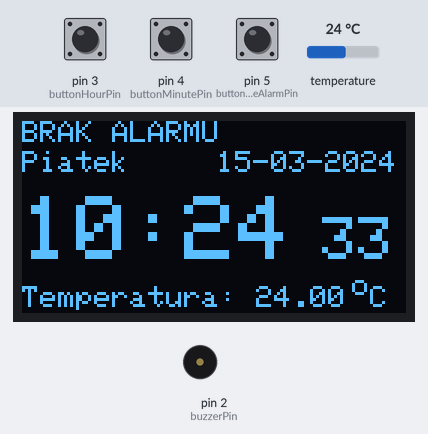
Recording of a sketch running on a simulated Arduino Uno, built with avr-gcc and run on an emulated ATmega328P. Parts: 128×64 one-colour display, buzzer (waves = sounding, pin HIGH). The inputs (shaded band) are chosen by the test bench; at power-on: pin 5 (buttonToggleAlarmPin) HIGH, pin 3 (buttonHourPin) HIGH, pin 4 (buttonMinutePin) HIGH, temperature 24 °C. The display library's start-up logo is not drawn; the local clock reads 2024-03-15 10:24:30 at power-on unless the sketch sets it; EEPROM starts erased; what the sketch prints to the serial monitor is not drawn.

Above: at 3.2 s.
3.3 s: pin 5 (buttonToggleAlarmPin) pulled LOW for 0.15 s
At 4.3 s:
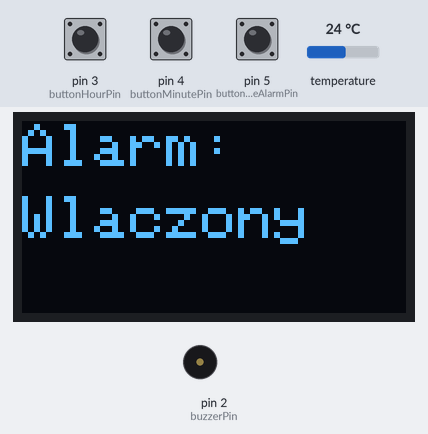
6.4 s: pin 3 (buttonHourPin) pulled LOW for 3.2 s
At 10.1 s:
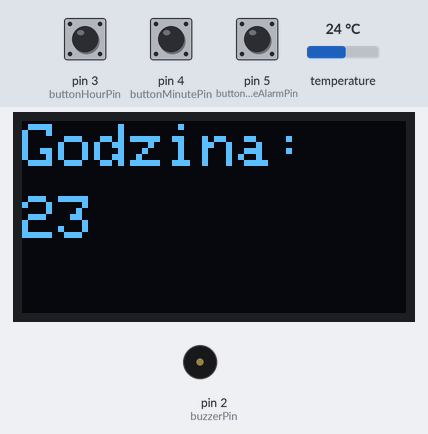
11.1 s: pin 5 (buttonToggleAlarmPin) pulled LOW for 1 s
At 13.1 s:
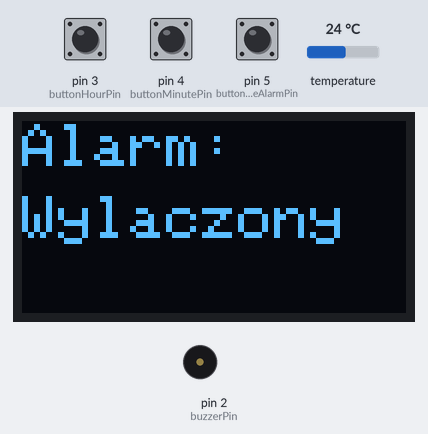
15.1 s: pin 4 (buttonMinutePin) pulled LOW for 0.15 s
At 16.3 s:
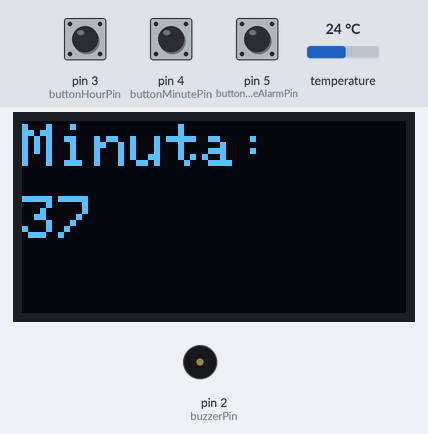
18.2 s: pin 4 (buttonMinutePin) pulled LOW for 1 s
At 19.4 s:
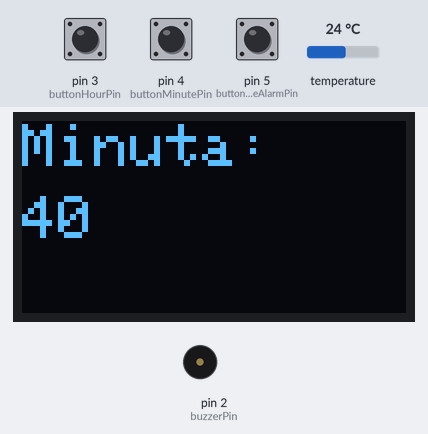
22.2 s: pin 5 (buttonToggleAlarmPin) pulled LOW for 0.15 s
At 28.8 s:
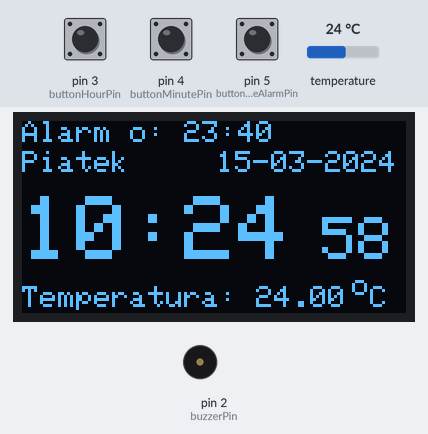
Timing chart, 0 to 29.6 s (numbered marks = the images above; inputs shaded):
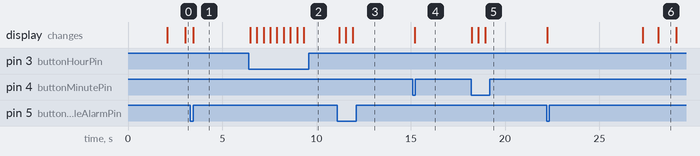

The sketch:

OLED_zegar_V6.ino
```cpp
#include <Wire.h>
#include <Adafruit_GFX.h>
#include <Adafruit_SSD1306.h>
#include <RTClib.h>
#include <EEPROM.h>

#define SCREEN_WIDTH 128
#define SCREEN_HEIGHT 64
#define OLED_RESET -1
#define OLED_I2C_ADDRESS 0x3C // Adres I2C dla SSD1306

Adafruit_SSD1306 display(SCREEN_WIDTH, SCREEN_HEIGHT, &Wire, OLED_RESET);
RTC_DS3231 rtc; // Zmień na RTC_DS1307 jeśli używasz DS1307

const char* daysOfTheWeek[] = {"Niedziela", "Poniedzi.", "Wtorek", "Sroda", "Czwartek", "Piatek", "Sobota"};
int alarmHour = 14; // Ustawienie początkowej godziny budzika
int alarmMinute = 36;
const int buzzerPin = 2; // Używamy pinu D2 dla brzęczyka
const int buttonHourPin = 3; // Pin dla przycisku ustawienia godziny
const int buttonMinutePin = 4; // Pin dla przycisku ustawienia minut
const int buttonToggleAlarmPin = 5; // Pin dla przycisku włączania/wyłączania alarmu
bool alarmTriggered = false;
bool alarmEnabled = true; // Zmienna przechowująca stan alarmu (włączony/wyłączony)
unsigned long alarmStartTime = 0;
unsigned long lastBuzzerToggle = 0;
unsigned long lastButtonPress = 0;
unsigned long lastSerialUpdate = 0; // Do kontrolowania wysyłania danych co 5 sekund
bool buzzerState = false;
bool settingAlarm = false;

void setup() {
  // Inicjalizacja portu szeregowego
  Serial.begin(9600);

  // Inicjalizacja RTC
  if (!rtc.begin()) {
    Serial.println("Nie można znaleźć RTC");
    while (1);
  }

  // Inicjalizacja ekranu OLED
  if(!display.begin(SSD1306_SWITCHCAPVCC, OLED_I2C_ADDRESS)) {
    Serial.println(F("SSD1306 allocation failed"));
    for(;;);
  }

  // Inicjalizacja brzęczyka
  pinMode(buzzerPin, OUTPUT);
  digitalWrite(buzzerPin, LOW); // Wyłączenie brzęczyka na początku

  // Inicjalizacja przycisków
  pinMode(buttonHourPin, INPUT_PULLUP);
  pinMode(buttonMinutePin, INPUT_PULLUP);
  pinMode(buttonToggleAlarmPin, INPUT_PULLUP);

  // Odczytanie ustawionego alarmu z EEPROM
  alarmHour = EEPROM.read(0);  // Odczyt godziny alarmu z EEPROM
  alarmMinute = EEPROM.read(1);  // Odczyt minuty alarmu z EEPROM
  alarmEnabled = EEPROM.read(2) == 1; // Odczyt stanu alarmu z EEPROM i konwersja na boolean

  // Sprawdzenie czy odczytane wartości są prawidłowe, jeśli nie, ustaw domyślne
  if (alarmHour > 23) alarmHour = 14;  // Domyślna godzina alarmu
  if (alarmMinute > 59) alarmMinute = 36;  // Domyślna minuta alarmu

  display.display();
  delay(2000); // Opóźnienie na rozruch ekranu
  display.clearDisplay();
}

void loop() {
  DateTime now = rtc.now();

  // Sprawdzenie przycisków
  if (digitalRead(buttonHourPin) == LOW) {
    alarmHour = (alarmHour + 1) % 24;
    EEPROM.write(0, alarmHour);  // Zapis godziny alarmu do EEPROM
    lastButtonPress = millis();
    settingAlarm = true;
    display.clearDisplay();
    display.setTextSize(2);
    display.setTextColor(SSD1306_WHITE);
    display.setCursor(0, 1);
    display.print("Godzina: ");
        display.setTextSize(3);
                display.setCursor(0, 25);
//    if (alarmHour < 10) display.print('0'); // nie wiem za duża
    display.setTextSize(2);
    display.print(alarmHour);
    display.display();
    delay(200); // Debouncing delay
  }

  if (digitalRead(buttonMinutePin) == LOW) {
    alarmMinute = (alarmMinute + 1) % 60;
    EEPROM.write(1, alarmMinute);  // Zapis minuty alarmu do EEPROM
    lastButtonPress = millis();
    settingAlarm = true;
    display.clearDisplay();
    display.setTextSize(2);
    display.setTextColor(SSD1306_WHITE);
    display.setCursor(0, 1);
    display.print("Minuta: ");
        display.setTextSize(3);
                display.setCursor(0, 25);
//    if (alarmMinute < 10) display.print('0'); // nie wiem za duża
    display.setTextSize(2);
    display.print(alarmMinute);
    display.display();
    delay(200); // Debouncing delay
  }

  if (digitalRead(buttonToggleAlarmPin) == LOW) {
    alarmEnabled = !alarmEnabled; // Zmiana stanu alarmu
    EEPROM.write(2, alarmEnabled ? 1 : 0); // Zapis stanu alarmu do EEPROM
    lastButtonPress = millis();
    settingAlarm = true;
    display.clearDisplay();
    display.setTextSize(2);
    display.setTextColor(SSD1306_WHITE);
    display.setCursor(0, 1);
    display.print("Alarm: ");

            display.setCursor(0, 25);
    display.print(alarmEnabled ? "Wlaczony" : "Wylaczony");
    display.display();
    delay(200); // Debouncing delay
  }
  // Automatyczny powrót do normalnej pracy po 5 sekundach
  if (settingAlarm && (millis() - lastButtonPress >= 5000)) {
    settingAlarm = false;
    display.clearDisplay();
  }

  // Wyświetlanie pełnej daty, godziny i temperatury na wyświetlaczu OLED
  if (!alarmTriggered || (millis() - alarmStartTime >= 15000)) {
    if (!settingAlarm) {
      display.clearDisplay();

      // Zmieniony napis wyświetlany na ekranie w zależności od stanu alarmu
      display.setTextSize(1);
      display.setTextColor(SSD1306_WHITE);
      display.setCursor(0, 0);
      if (alarmEnabled) {
        display.print("Alarm o: ");
        if (alarmHour < 10) display.print('0');
        display.print(alarmHour);
        display.print(':');
        if (alarmMinute < 10) display.print('0');
        display.print(alarmMinute);
      } else {
        display.print("BRAK ALARMU");
      }
      display.setTextSize(1);
      display.setCursor(0, 10);
      display.print(daysOfTheWeek[now.dayOfTheWeek()]);
      display.setCursor(65, 10);
      if (now.day() < 10) display.print('0');
      display.print(now.day(), DEC);
      display.print('-');
      if (now.month() < 10) display.print('0');
      display.print(now.month(), DEC);
      display.print('-');
      display.print(now.year(), DEC);
      display.setTextSize(3);
      display.setCursor(0, 25); // Wyświetlanie godziny
      if (now.hour() < 10) display.print('0');
      display.print(now.hour(), DEC);
      display.print(':');
      if (now.minute() < 10) display.print('0');
      display.print(now.minute(), DEC);
      display.setTextSize(2);
      display.setCursor(100, 32);// pozycja wyświetlania sekund
      if (now.second() < 10) display.print('0');
      display.print(now.second(), DEC);
      display.setTextSize(1);
      display.setCursor(0, 55);
      display.print("Temperatura: ");
      display.print(rtc.getTemperature());
      display.setCursor(104, 55);
      display.print("  C");
      display.setCursor(110, 51); // Dodanie małego "o" zamiast znaku stopnia
      display.print("o");
    }
  }

// Wysyłanie informacji przez RS232 co 5 sekund
if (millis() - lastSerialUpdate >= 5000) {
  lastSerialUpdate = millis();
  if (alarmEnabled) {
    Serial.print("Alarm o: ");
    if (alarmHour < 10) Serial.print('0');
    Serial.print(alarmHour);
    Serial.print(":");
    if (alarmMinute < 10) Serial.print('0');
    Serial.print(alarmMinute);
  } else {
    Serial.print("Wyłączony alarm: ");
        if (alarmHour < 10) Serial.print('0');
    Serial.print(alarmHour);
    Serial.print(":");
    if (alarmMinute < 10) Serial.print('0');
    Serial.print(alarmMinute);
  }
  Serial.print(", teraz: ");
  if (now.hour() < 10) Serial.print('0');
  Serial.print(now.hour());
  Serial.print(":");
  if (now.minute() < 10) Serial.print('0');
  Serial.print(now.minute());
  Serial.print(":");
  if (now.second() < 10) Serial.print('0');
  Serial.print(now.second());
  Serial.println();
}


  // Sprawdzanie, czy czas zegara jest równy czasowi budzika
  if (alarmEnabled && now.hour() == alarmHour && now.minute() == alarmMinute && now.second() == 0 && !alarmTriggered) {
    alarmTriggered = true;
    alarmStartTime = millis(); // Zapisanie czasu rozpoczęcia alarmu
    lastBuzzerToggle = millis();
  }

  // Sprawdzanie, czy minęło 15 sekund od rozpoczęcia alarmu
  if (alarmTriggered) {
    display.clearDisplay();
    display.setTextSize(3);
    display.setCursor(10, 25);
    display.print("ALARM!");
    display.display();

    if ((millis() - lastBuzzerToggle) >= (buzzerState ? 100 : 900)) {
      buzzerState = !buzzerState;
      digitalWrite(buzzerPin, buzzerState ? HIGH : LOW);
      lastBuzzerToggle = millis();
    }
    if ((millis() - alarmStartTime) >= 15000) {
      digitalWrite(buzzerPin, LOW); // Wyłączenie brzęczyka
      alarmTriggered = false;
      buzzerState = false;
      display.clearDisplay(); // Wyczyść ekran po zakończeniu alarmu
    }
  }

  display.display();

  delay(100); // Opóźnienie o 100 ms
}
```

Measured:
- after the input at 3.3 s, the display: changes after 0.15 s (image 1)
- after the input at 6.4 s, the display: first changes after 0.08 s (image 2 shows a later state)
- after the input at 11.1 s, the display: changes after 0.11 s (image 3)
- after the input at 15.1 s, the display: changes after 0.10 s (image 4)
- after the input at 18.2 s, the display: first changes at once (image 5 shows a later state)
- after the input at 22.2 s, the display: first changes at once (image 6 shows a later state)
- what the display in image 6 shows lasts 1.0 s, from 28.1 s to 29.1 s
